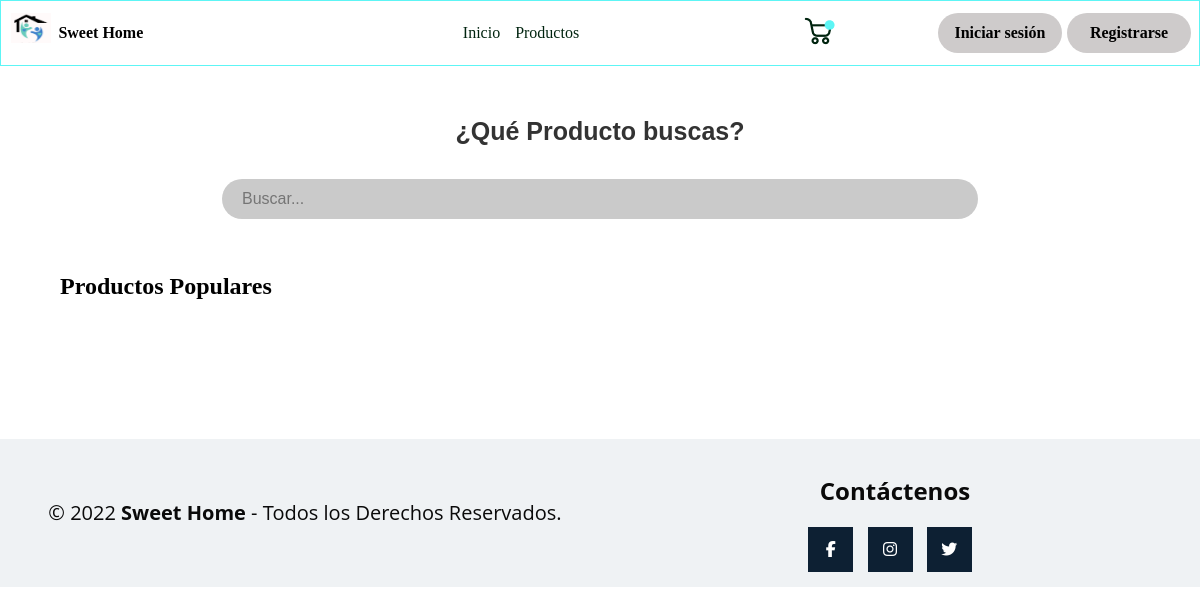
/producto, run on an earlier commit of the app's database.
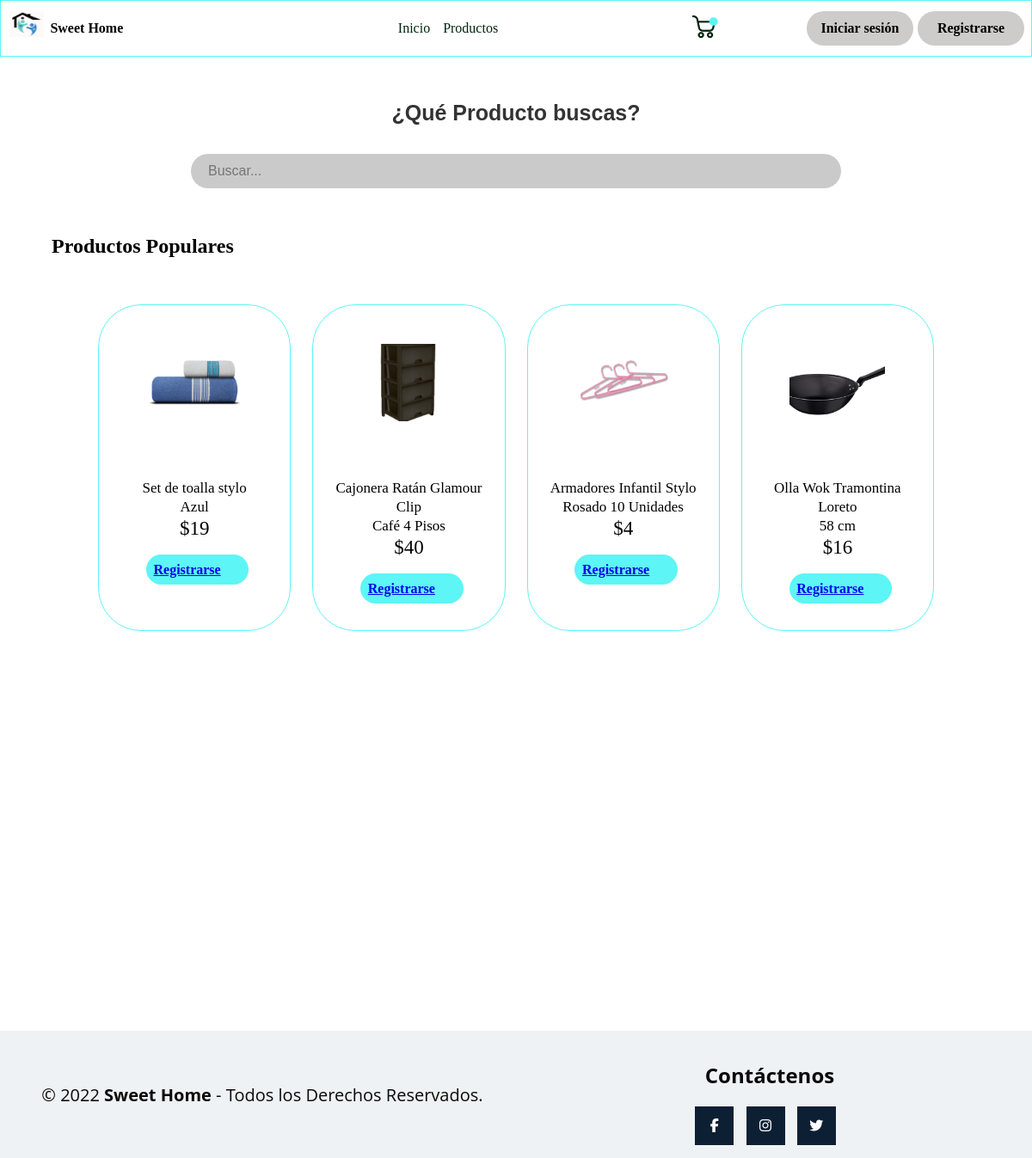
And on a later commit of the database.
### SitioWeb/models.py (models this page shows, shortened)
class Producto(models.Model):
    imagen = models.ImageField( upload_to='productos', null=True)
    nombre = models.CharField(max_length=150, )
    descripcion = models.TextField(max_length=150, )
    valor = models.IntegerField()
    date_create = models.DateTimeField(auto_now=True)
    class Meta:
        verbose_name_plural = "Producto"

### SitioWeb/views.py (the view)
# urls.py: path('producto', views.producto, name='producto'),
def producto(request):
    productos = Producto.objects.all()
    return render(request, 'SitioWeb/producto1.html', {'productos':productos})

### SitioWeb/context_processor.py (called while the page is built)
def total_carrito(request):
    total = 0
    if request.user.is_authenticated:
        if "carrito" in request.session.keys():
            for key, value in request.session["carrito"].items():
                total += int(value["acumulado"])
    return {"total_carrito": total}

### SitioWeb/templates/SitioWeb/producto1.html (shortened to what this page needs)
{% load static %}
<!DOCTYPE html>
<html lang="en">
<head>
    <link rel="stylesheet" type="text/css" href="{% static '/css/estilohome.css' %}">
</head>
<body>
    {% include "./header.html" %}
    <div class="cuerpo">
    <br>
    <h1 class="h1">¿Qué Producto buscas?</h1>
    <form action="">
        <input type="text" class="barra-busqueda" id="barra-busqueda" placeholder="Buscar...">
    </form>
    <div class="titulo-productos">
        <h2>Productos Populares</h2>
    </div>
    <div id="terceraSeccion">
        <div id="galeria">
            <div id="fila1">
                {% for producto in productos %}
                <div class="cajaimg1" >
                    <div class="contenedorimg">
                        <img src="{{ producto.imagen.url}}">
                    </div>
                    <div class="cuadroTexto">
                        <span class="descripcion">{{producto.nombre}}</span>
                        <span class="descripcion">{{producto.descripcion}}</span>
                        <span class="precio">${{producto.valor}}</span>
                        <span >
                        <div class="botonaddcarrito">
                            <a href="{% url 'Add' producto.id %}" class="add-carrito">Registrarse</a>
                        </div>
                    </span>
                    </div>
                </div>
                {% endfor %}
            </div>
        </div>
    </div>
    </div>
    {% include "./piedepagina.html" %}
</body>
</html>

### SitioWeb/templates/SitioWeb/header.html (shortened to what this page needs)
{% load static %}
<header>
    <div class="logo-nombre">
        <img src="{% static 'img/logo.png' %}" width="40" height="30">
        <span class="textologo">Sweet Home</span>
    </div>
    <div class="opciones-menu">
        <div class="ini">
            <a class="inicio" href="{% url 'home' %}">Inicio</a>
        </div>
        <div class="prod">
            <a class="producto" href="{% url 'producto1' %}">Productos</a>
        </div>
    </div>
    <div class="contenedor-derecho">
        <a href="{% url 'carrito' %}"><img src="{% static 'img/carrito.png' %}"></a>
        <div class="contenedor-sesiones">
            <a class="inicio-sesion"href="{% url 'iniciosesion' %}">Iniciar sesión</a>
            <a class="registro" href="{% url 'registro' %}">Registrarse</a>
        </div>
    </div>
</header>

### SitioWeb/templates/SitioWeb/piedepagina.html (shortened to what this page needs)
{% load static %}
<footer class="pie-pagina">
    <div class="grupo-1">
        <div class="box">
            <div class="derechos">
                <small>&copy; 2022 <b>Sweet Home</b> - Todos los Derechos Reservados.</small>
            </div>
            <div>
                <h2>Contáctenos</h2>
                <div class="red-social">
                    <a href="#" class="fa fa-facebook"></a>
                    <a href="#" class="fa fa-instagram"></a>
                    <a href="#" class="fa fa-twitter"></a>
                </div>
            </div>
        </div>
</footer>

### SitioWeb/static/css/estilohome.css (style rules this page uses)
body { padding: 0%; margin: 0%; }
.cuerpo { padding: 5%; padding-top: 0%; }
* { box-sizing:border-box }
.h1 { margin: 25px; color: #333; font-family: 'Helvetica', sans-serif; font-size: 25px; font-weight: bold; line-height: 45px; text-align: center; }
.barra-busqueda { width: 70%; height: 40px; line-height: 40px; background: #cacaca; padding: 0 20px; border-radius: 100px; border: none; text-align: left; font-size: 16px; border-color: rgb(93, 245, 245); display:flex; justify-content: center; }
form { width: 100%; display: flex; justify-content: center; margin-bottom: 20px; }
.titulo-productos { margin-top: 5%; margin-bottom: 5%; }
#galeria { display: grid; grid-template-rows: 1fr 1fr; margin: 0 5% 0 5%; row-gap: 25px; }
#fila1 { display: grid; grid-template-columns: 1fr 1fr 1fr 1fr; column-gap: 25px; }
.cajaimg1 { text-decoration: none; border: 1px solid #5DF5F5; border-radius: 50px; }
.contenedorimg { height: 15vw; display: flex; justify-content: center; align-items: center; }
.contenedorimg img { object-fit: cover; width: 50%; height: 50%; }
.cuadroTexto { display: grid; grid-template-rows: auto auto auto; background: white; margin: 10%; }
.botonaddcarrito { display: flex; justify-content: center; align-items: center; padding-left: 4%; }
.add-carrito { background-color: #5DF5F5; border: #5DF5F5; padding: 5%; margin-top: 10%; margin-bottom: 5%; font-weight: bold; width: 70%; border-radius: 50px; }
.descripcion { font-size: 17px; line-height: 22px; font-weight: 400; color: #000000; display: flex; justify-content: center; text-align: center; }
.precio { font-size: 23px; line-height: 27px; font-weight: 500; color: #000000; display: flex; justify-content: center; text-align: center; }

### SitioWeb/templates/SitioWeb/header.html (style rules this page uses)
header { border: 1px solid #5DF5F5; display: grid; grid-template-columns: 1fr 3fr 2fr; padding: 1% 0% 1% 0%; }
.logo-nombre { display: grid; grid-template-columns: 1fr 3fr; margin-left: 5%; font-weight: bold; }
.logo-nombre img { display: flex; align-items: end; }
.textologo { display: flex; text-align: left; align-items: center; font-weight: bold; font-size: 100%; }
.opciones-menu { display: grid; grid-template-columns: 1fr 1fr; }
.ini { display: flex; align-items: center; justify-content: end; }
.prod { display: flex; margin-left: 5%; text-align: left; align-items: center; }
.inicio { text-decoration: none; color: #00240F; }
.producto { text-decoration: none; color: #00240F; }
.contenedor-derecho { margin-right: 0%; padding-right: 0%; display: grid; grid-template-columns: 1fr 2fr; }
.contenedor-sesiones { display: grid; grid-template-columns: 1fr 1fr; margin-right: 3%; }
.inicio-sesion { background-color: #cecbcb; border: #cecbcb; padding: 2%; border-radius: 50px; font-weight: bold; margin-left: 4%; text-decoration: none; display: flex; justify-content: center; align-items: center; color: #000000; }
.registro { background-color: #cecbcb; border: #cecbcb; padding: 2%; border-radius: 50px; font-weight: bold; margin-left: 4%; text-decoration: none; display: flex; justify-content: center; align-items: center; color: #000000; }

### SitioWeb/templates/SitioWeb/piedepagina.html (style rules this page uses)
.pie-pagina { width: 100%; background-color: #bab7b7; margin: 0; padding: 0; box-sizing: border-box; font-family: 'Open Sans', sans-serif; }
.pie-pagina .grupo-1 .red-social a { display: inline-block; text-decoration: none; width: 45px; height: 45px; line-height: 45px; color: #fff; margin-right: 10px; background-color: #0d2033; text-align: center; transition: all 300ms ease; }
.pie-pagina .grupo-1 { background-color: #eff2f4; padding: 15px 10px; text-align: center; color: #0a0a0a; }
.pie-pagina .grupo-1 small { font-size: 20px; }
.box { display: grid; grid-template-columns: 1fr 1fr; }
.derechos { display: flex; justify-content: center; align-items: center; }

What changed in the data, as far as the page shows it:
added Producto: imagen (picture), nombre "Set de toalla stylo", descripcion "Azul", valor "19"
added Producto: imagen (picture), nombre "Cajonera Ratán Glamour Clip", descripcion "Café 4 Pisos", valor "40"
added Producto: imagen (picture), nombre "Armadores Infantil Stylo", descripcion "Rosado 10 Unidades", valor "4"
added Producto: imagen (picture), nombre "Olla Wok Tramontina Loreto", descripcion "58 cm", valor "16"
